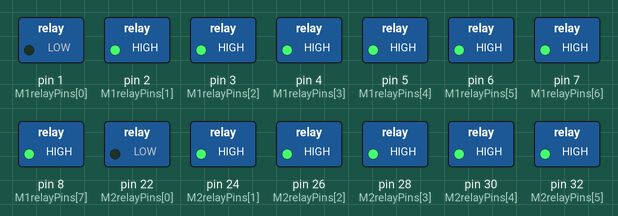
Simulated run of this sketch. Board: Arduino Mega 2560, built with avr-gcc and run on an emulated ATmega2560. Parts: switched loads named in the sketch (green lamp = pin HIGH).

Above: at 0.1 s.
At 60.1 s:
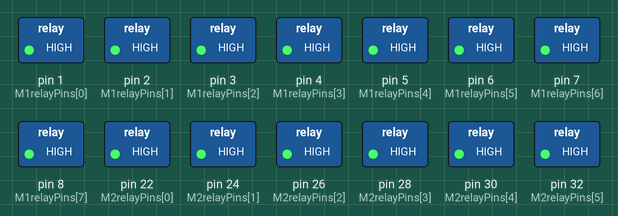
At 61.1 s:
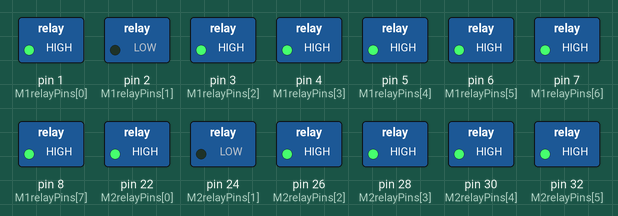
At 121.1 s:
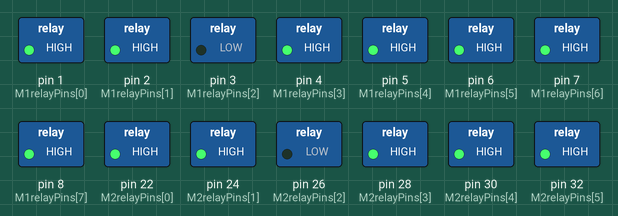
Timing chart, 0 to 122.6 s (numbered marks = the images above):
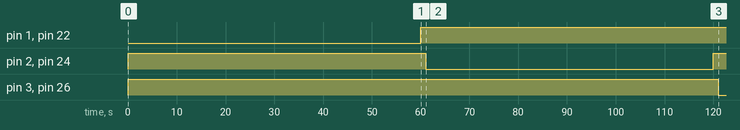

The sketch:

RelayControl.ino
```cpp
//Connect Relay Control Pins (relay board) to Digital pins (Arduino) as defined below
//M1: Module 1, M2: Module 2
//Wire VCC (relay board) to 5.5V (Arduino)
//Wire GND (relay board) to  GND in power section (Arduino)

//To do:
//End loop after all relays have been tested (move loop to setup, leave empty loop)
//Remove serial comm and backup if-statement in do-while loop

//Define array of Arduino Pins
int M1relayPins[]={1, 2, 3, 4, 5, 6, 7, 8};
int M2relayPins[]={22, 24, 26, 28, 30, 32, 34, 36};
int relayCount=8; //length of relayPins (must be same for M1 & M2)

//Define sample time interval (msec)
int SAMPLE_TIME = 60000;
//Define time delay interval (msec) between relays
int TIME_DELAY = 1000;
//Initialize current time variable
unsigned int currentMillis;
//Initialize previous time variable
int previousMillis = 0;

void setup() {
  //Open Serial port at 9600 Baud
  //Serial.begin(9600);
  //Initialize each pin as output
  for (int currentRelay=1; currentRelay < (relayCount+1); currentRelay++) {
    //M1relayPins & M2relayPins elements are numbered from 0 to (relayCount-1)
    pinMode(M1relayPins[currentRelay-1], OUTPUT);
    pinMode(M2relayPins[currentRelay-1], OUTPUT);
    //Open N.O. relays on M1 and M2
    digitalWrite(M1relayPins[currentRelay-1], HIGH);
    digitalWrite(M2relayPins[currentRelay-1], HIGH);
  }
}

void loop() {
  //Turn each relay on and off
  for (int currentRelay=1; currentRelay < (relayCount+1); currentRelay++) {
    //Close N.O. relay
    digitalWrite(M1relayPins[currentRelay-1], LOW);
    digitalWrite(M2relayPins[currentRelay-1], LOW);
    //Define current time
    currentMillis = millis();

    //Delay while waiting for SAMPLE_TIME to finish
    do
    {
      delay(5); //Delay 0.005s
      //Define current time
      currentMillis = millis();

      //Serial.print("current time: ");
      //Serial.print(currentMillis);
      //Serial.print(", reference time: ");
      //Serial.print(previousMillis);
      //Serial.print(", Diff: ");
      //Serial.print(currentMillis-previousMillis);
      //Serial.println("");

      if((currentMillis-previousMillis)>=SAMPLE_TIME){
        break;
      }
    } while((currentMillis-previousMillis)<SAMPLE_TIME);

    //Open N.O. relay
    digitalWrite(M1relayPins[currentRelay-1], HIGH);
    digitalWrite(M2relayPins[currentRelay-1], HIGH);
    //Delay in between relays
    delay(TIME_DELAY);
    //Define new reference time
    previousMillis=currentMillis;

  }
}
```

Measured:
- by itself, pin 1 (M1relayPins[0]), pin 22 (M2relayPins[0]): LOW → HIGH at 60.0 s
- by itself, pin 2 (M1relayPins[1]), pin 24 (M2relayPins[1]): HIGH → LOW at 61.0 s, → HIGH 59.0 s later
- by itself, pin 3 (M1relayPins[2]), pin 26 (M2relayPins[2]): HIGH → LOW at 121 s
